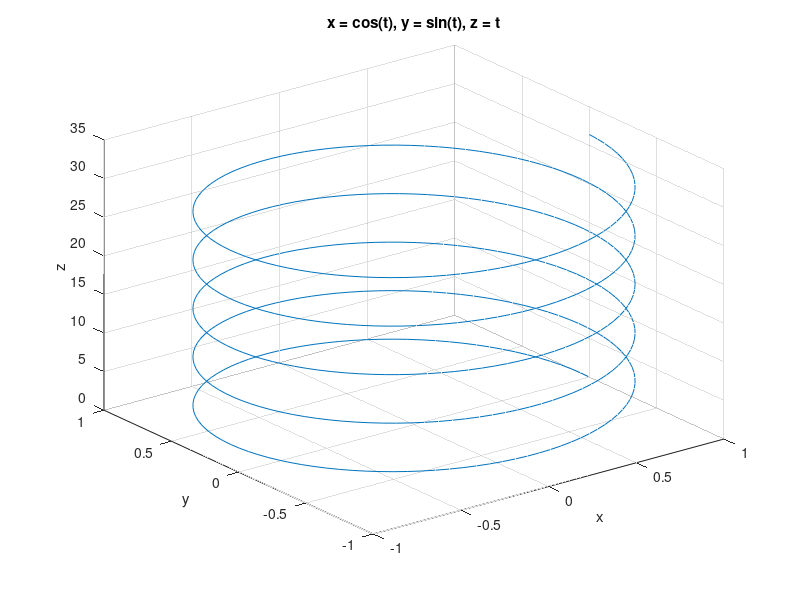

The MATLAB script that drew this image: (Note: this script raises an error after producing the figure.)
clear all;clc
% t=linspace(0,10*pi,200);
% x=cos(t);
% y=sin(t);
% z=t;
% plot3(x,y,z,'linewidth',2);
ezplot3('cos(t)','sin(t)','t',[0 10*pi]);
set(h,'linewidth',3);
